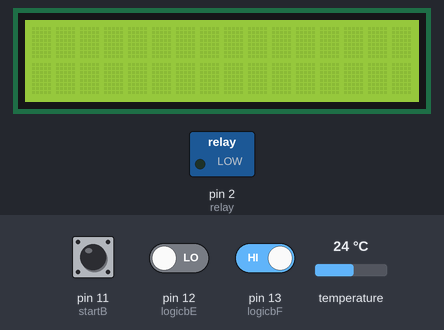
Simulated run of this sketch. Board: Arduino Uno, built with avr-gcc and run on an emulated ATmega328P. On the bench: 16×2 character LCD, switched loads named in the sketch (green lamp = pin HIGH). The inputs (shaded band) are chosen by the test bench; at power-on: pin 13 (logicbF) HIGH, temperature 24 °C, pin 11 (startB) HIGH, pin 12 (logicbE) LOW. What the sketch prints to the serial monitor is not drawn.

Above: at 1.2 s.
1.3 s: pin 13 (logicbF) driven LOW
At 3.3 s:
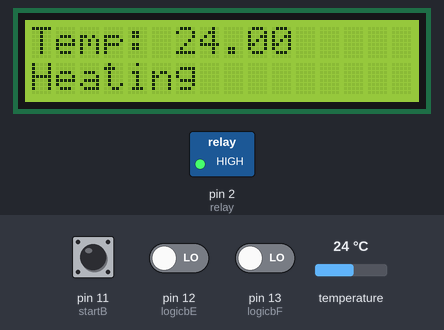
3.6 s: temperature set to 12 °C
At 5.2 s:
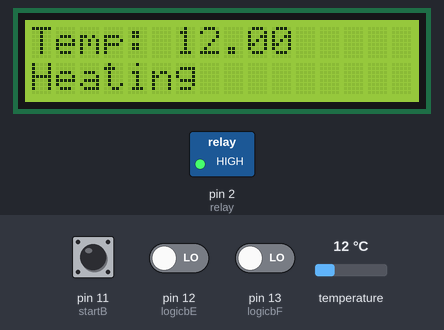
6.1 s: temperature set to 19 °C
At 8.4 s:
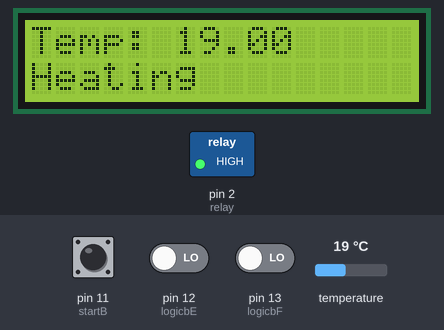
8.7 s: temperature set to 28 °C
At 10.3 s:
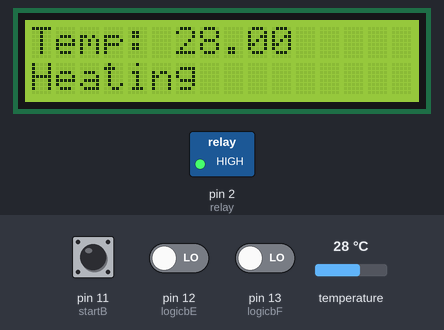
Timing chart, 0 to 11.8 s (numbered marks = the images above; inputs shaded):
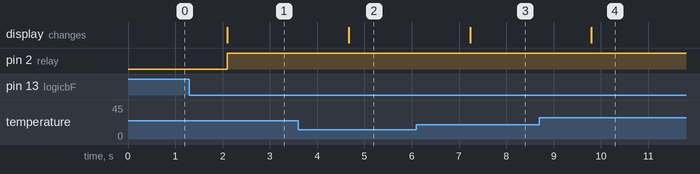

Measured:
- after the input at 1.3 s, pin 2 (relay): LOW → HIGH after 0.79 s; the display: changes after 0.80 s (image 1)
- after the input at 3.6 s, the display: changes after 1.1 s (image 2)
- after the input at 6.1 s, the display: changes after 1.1 s (image 3)
- after the input at 8.7 s, the display: changes after 1.1 s (image 4)

The sketch:

Design1Ver_06.ino
```cpp
#include <LiquidCrystal_I2C.h>        //Library for LCD
#include <Wire.h>                     //Wire Library for LCD
#include <OneWire.h>                  //Wire Library for Temp Sensor
#include <DallasTemperature.h>        //Library for Temperature Sensor
#define ONE_WIRE_BUS 5                //temperature sensor pin
#define relay 2                       //relay pin
int startB = 11;                     //start button pin
int logicbE = 12;                    //button logic E
int logicbF = 13;                    //button logic F
OneWire oneWire(ONE_WIRE_BUS);        //Temperature Wire BUS
DallasTemperature sensors(&oneWire);  //Assign Temperature Library to sensors
LiquidCrystal_I2C lcd(0x27, 16, 2);   //Assign LCD library to lcd
float MaxTemp = 60;
float Celcius = 0;
int bState;
unsigned long previousMillis = 0;
const long timeInter = 60000;

void setup() {
  pinMode(relay, OUTPUT);
  pinMode(logicbE, INPUT);
  pinMode(logicbF, INPUT);
  pinMode(startB, INPUT);
  lcd.init();
  lcd.backlight();
  sensors.begin();
  Serial.begin(9600);
}

void loop() {
  int bStateS = digitalRead(startB);
  int bStateE = digitalRead(logicbE);
  int bStateF = digitalRead(logicbF);

  if(bStateS == 0 && bStateE == 0 && bStateF == 0){
    bState = 0;
  }
  else if(bStateE == 1 && bStateF == 0){
    bState = 1;
  }
  else if(bStateE == 1 && bStateF == 1){
    bState = 2;
  }
  else if(bStateE == 0 && bStateF == 1){
    bState = 3;
  }
  else if(bStateS == 1){
    bState = 4;
  }
  buttonStateVer(bState);
}

void buttonStateVer(int bStateVer){
   switch(bStateVer){
    case 0:
    {
      //Do nothing
      break;
    }
    case 1:
    {
      Serial.println("Select");
      break;
    }
    case 2:
    {
      Serial.println("UP");
      break;
    }
    case 3:
    {
      Serial.println("DOWN");
      break;
    }
    case 4:
    {
      Serial.println("START");
      Serial.print("HEATING");
      while(millis() - previousMillis <= timeInter){
        heating();
      }
      break;
    }
  }
  return;
}

void heating(){
  sensors.requestTemperatures();
  Celcius = sensors.getTempCByIndex(0);
  Serial.print("C");
  Serial.println(Celcius);
  lcd.setCursor(0,0);
  lcd.print("Temp: ");
  lcd.print(Celcius);
  if(Celcius >= MaxTemp){
    digitalWrite(relay, LOW);
    lcd.setCursor(0,1);
    lcd.print("Max temp");
  }
  else{
    digitalWrite(relay, HIGH);
    lcd.setCursor(0,1);
    lcd.print("Heating");
  }
  delay(500);
}
```
